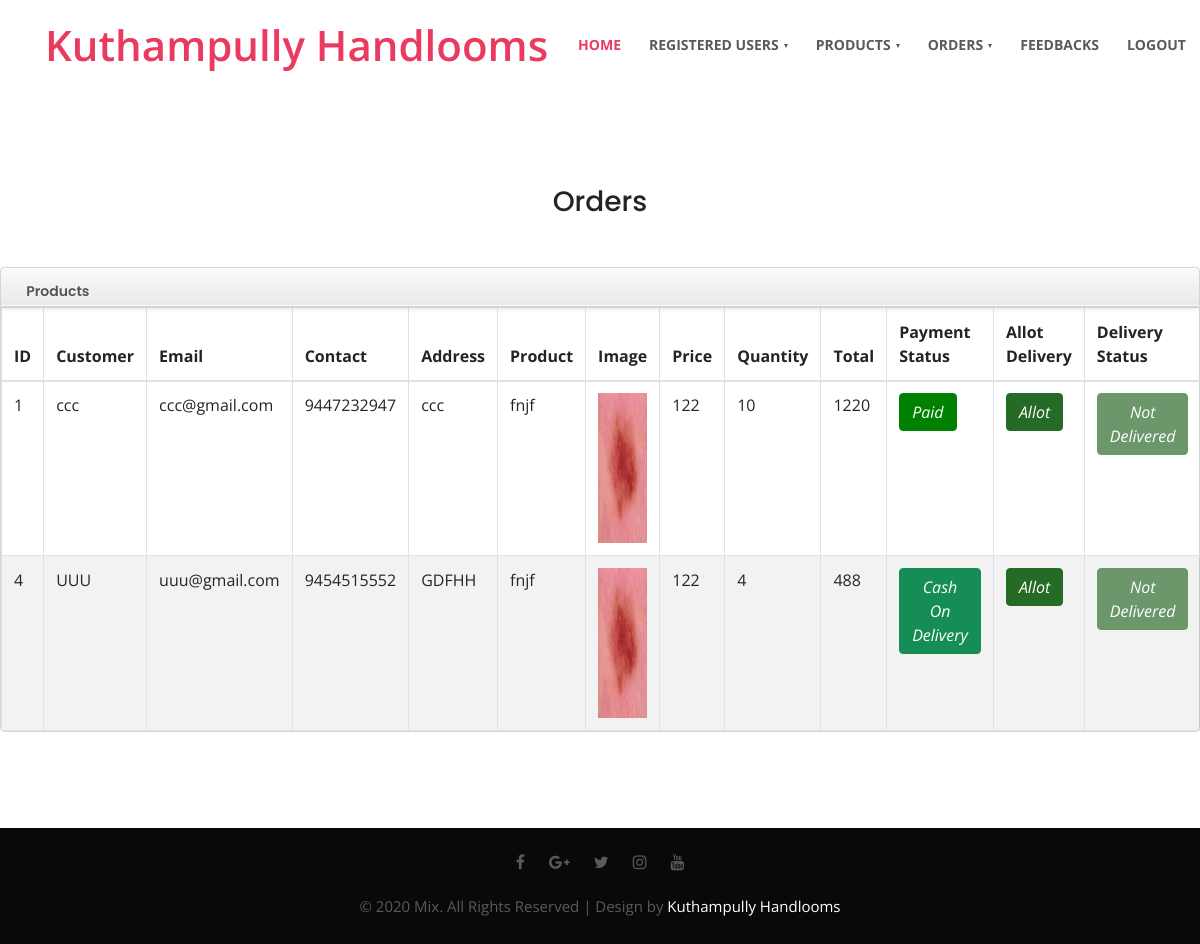
Screenshot of /ad_vw_orders with the database file from the repository.
### kmply/models.py (models this page shows)
class Order(db.Model):
    id = db.Column(db.Integer,primary_key=True)
    pid=db.Column(db.String(200))
    did=db.Column(db.String(200))
    qty=db.Column(db.String(200))
    shop=db.Column(db.String(200))
    usertype=db.Column(db.String(200))
    total=db.Column(db.String(200))
    al_status=db.Column(db.String(200))
    del_status=db.Column(db.String(200))
    m_status=db.Column(db.String(200))
    uid=db.Column(db.String(200))
    mode=db.Column(db.String(200))
    product = db.Column(db.String(200))
    image = db.Column(db.String(20), nullable=False, default='default.jpg')
    st = db.Column(db.String(20),  default='Place Stitching Order')
    address= db.Column(db.String(200))
    price = db.Column(db.String(200))
    desc = db.Column(db.String(200))
    name = db.Column(db.String(200))
    email = db.Column(db.String(200))
    contact = db.Column(db.String(200))
    pstatus= db.Column(db.String(200))
    cardno = db.Column(db.String(200),unique=True)
    amount =db.Column(db.String(200))
    cvv=db.Column(db.String(200))
    month=db.Column(db.String(200))
    year=db.Column(db.String(200))

### kmply/routes.py (the view)
@login_required
@app.route('/ad_vw_orders',methods=["GET","POST"])
def ad_vw_orders():
    d=Order.query.filter_by(m_status="fill",usertype="customer").all()
    return render_template("ad_vw_orders.html",d=d)

### kmply/templates/ad_vw_orders.html (shortened to what this page needs)
{%extends "admin_layout.html"%}
{%block content%}
<br><br><br><br>
<h3><center>Orders</center></h3>
<br><br>
<div class="span7">
<div class="widget stacked widget-table action-table">
				<div class="widget-header">
					<h3> Products</h3>
				</div>
				<div class="widget-content">
					<table class="table table-striped table-bordered">
						<thead>
							<tr>
                                <th>ID</th>
                                <th>Customer</th>
                                <th>Email</th>
                                <th>Contact</th>
                                <th>Address</th>
                                <th>Product</th>
                                <th>Image</th>
                                <th>Price</th>
                                <th>Quantity</th>
                                <th>Total</th>
                                <th>Payment Status</th>
								<th class="td-actions">Allot Delivery</th>
                                <th class="td-actions"> Delivery Status</th>
							</tr>
						</thead>
						<tbody>
							<tr>
                                {% for i in d %}
                                <tr>
                                    <td>{{i.id}}</td>
                                    <td>{{i.name}}</td>
                                    <td>{{i.email}}</td>
                                    <td>{{i.contact}}</td>
                                    <td>{{i.address}}</td>
                                    <td>{{i.product}}</td>
                                    <td><img src="/static/pics/{{i.image}}" style="width:150px; height:150px; "></td>
                                    <td>{{i.price}}</td>
                                    <td>{{i.qty}}</td>
                                    <td>{{i.total}}</td>
                                    {%if (i.pstatus=="Success")%}
								<td class="td-actions">
									<button class="btn btn-small btn-primary" style="background-color: green;
                                    border-color: green;">
										<i class="">Paid</i>
                                </button></td>  {%endif%}
                                {% if (i.pstatus=="cod")%}
									<td>
									<button  class="btn btn-small" style="background-color:rgb(22, 141, 86);
                                    border-color:rgb(22, 141, 86)">
										<i class=""><font color="white">Cash On Delivery</font></i>
									</button></td>  {%endif%}
                            {%if i.al_status=="Allot"%}
                                <td><a href="/allot_delivery/{{i.id}}" class="btn btn-small btn-primary" style="background-color:rgb(37, 107, 37);
                                    border-color:rgb(37, 107, 37)">
										<i class="">{{i.al_status}}</i>
									</a></td>
                                    {%else%}
                                    <td><button class="btn btn-small btn-primary" style="background-color:rgb(37, 107, 37);
                                        border-color:rgb(37, 107, 37)">
                                            <i class="">{{i.al_status}}</i>
                                    </button></td>
                                    {%endif%}
                                    <td><button class="btn btn-small btn-primary" style="background-color:rgb(107, 151, 107);
                                        border-color:rgb(107, 151, 107)">
                                            <i class="">{{i.del_status}}</i>
                                    </button></td></td>
							</tr>
                            {% endfor %}
							</tbody>
						</table>
				</div>
			</div>
            </div>
<br><br><br><br>
{%endblock%}

### kmply/templates/ad_vw_orders.html (style rules this page uses)
.table-bordered { border: 1px solid #dddddd; border-collapse: separate; border-left: 0; -webkit-border-radius: 4px; -moz-border-radius: 4px; border-radius: 4px; }
.table { width: 100%; margin-bottom: 20px; background-color: transparent; border-collapse: collapse; border-spacing: 0; display: table; }
.widget.widget-table .table { margin-bottom: 0; border: none; }
.widget.widget-table .widget-content { padding: 0; }
.widget .widget-header + .widget-content { border-top: none; -webkit-border-top-left-radius: 0; -webkit-border-top-right-radius: 0; -moz-border-radius-topleft: 0; -moz-border-radius-topright: 0; border-top-left-radius: 0; border-top-right-radius: 0; }
.widget .widget-content { padding: 20px 15px 15px; background: #FFF; border: 1px solid #D5D5D5; -moz-border-radius: 5px; -webkit-border-radius: 5px; border-radius: 5px; }
.widget .widget-header { position: relative; height: 40px; line-height: 40px; background: #E9E9E9; background: -moz-linear-gradient(top, #fafafa 0%, #e9e9e9 100%); background: -webkit-gradient(linear, left top, left bottom, color-stop(0%, #fafafa), color-stop(100%, #e9e9e9)); background: -webkit-linear-gradient(top, #fafafa 0%, #e9e9e9 100%); background: -o-linear-gradient(top, #fafafa 0%, #e9e9e9 100%); background: -ms-linear-gradient(top, #fafafa 0%, #e9e9e9 100%); background: linear-gradient(top, #fafafa 0%, #e9e9e9 100%); text-shadow: 0 1px 0 #fff; border-radius: 5px 5px 0 0; box-shadow: 0 2px 5px rgba(0,0,0,0.1),inset 0 1px 0 white,inset 0 -1px 0 rgba(255,255,255,0.7); border-bottom: 1px solid #bababa; filter: progid:DXImageTransform.Microsoft.gradient(startColorstr='#FAFAFA', endColorstr='#E9E9E9'); -ms-filter: "progid:DXImageTransform.Microsoft.gradient(startColorstr='#FAFAFA', endColorstr='#E9E9E9')"; border: 1px solid #D5D5D5; -webkit-border-top-left-radius: 4px; -webkit-border-top-right-radius: 4px; -moz-border-radius-topleft: 4px; -moz-border-radius-topright: 4px; border-top-left-radius: 4px; border-top-right-radius: 4px; -webkit-background-clip: padding-box; }
thead { display: table-header-group; vertical-align: middle; border-color: inherit; }
.widget .widget-header h3 { top: 2px; position: relative; left: 10px; display: inline-block; margin-right: 3em; font-size: 14px; font-weight: 600; color: #555; line-height: 18px; text-shadow: 1px 1px 2px rgba(255, 255, 255, 0.5); }

### rows the page displays
Order: id "1", name "ccc", email "ccc@gmail.com", contact "9447232947", address "ccc", product "fnjf", image (picture), price "122", qty "10", total "1220", pstatus "Paid", al_status "Allot", del_status "Not Delivered"
Order: id "4", name "UUU", email "uuu@gmail.com", contact "9454515552", address "GDFHH", product "fnjf", image (picture), price "122", qty "4", total "488", pstatus "Cash On Delivery", al_status "Allot", del_status "Not Delivered"
